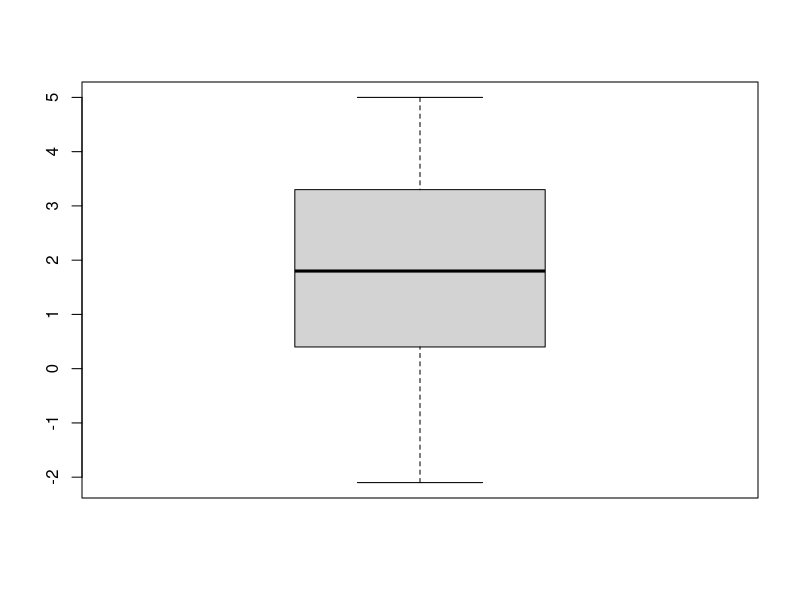
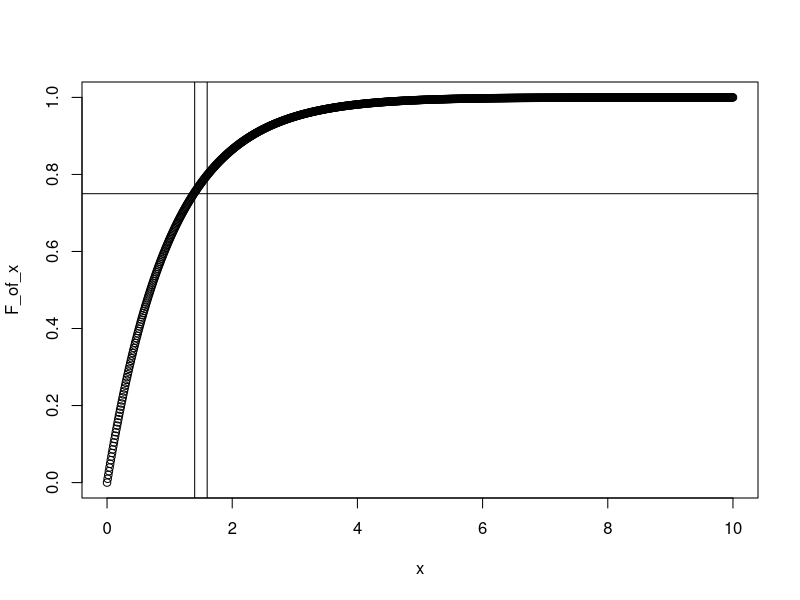

These charts were generated, in order, by the following R code:

#Saving the sample values in a vector named "s"
s=c(1.2,2.1,0.4,3.3,-2.1,4.0,-0.3,2.2,1.5,5.0)

#Checking total number of obs in "s"
length(s)


#median using the even and odd case formula (in the bottom of page 284)
median(s)


#median using the long formula 
quantile(s,0.5,type=4)

#1st Quartile
Q1=quantile(s,0.25,type=4)
Q1

#3rd Quartile
Q3=quantile(s,0.75,type=4)
Q3


IQR=Q3-Q1
IQR



#Built-in R function for drawing Boxplot
boxplot(s)






##########################################################
##### Calculating quantiles using graph               ####
##### For example, X ~ Exp(1) -> F(x) = 1 - exp(-x)   ####
##########################################################

### Even though a exponential variable can take value upto positive infinity
### But in this case 10 is big enough for our example
### That's why we took x as a sequence between 0 and 10
### To get even finer line, change the "by" value to 0.001 or 0.00001

x=seq(0,10,by=0.01)

#Calculating CDF for each of the x values
F_of_x=1-exp(-x)

#Ploting the CDF
plot(x, F_of_x)


####
#Calculating 75th percentile using the graph


#Putting a horizontal line at F_of_x = 0.075
abline(h=0.75)


#Putting a vertical line at x=1.6 (intial guess)
abline(v=1.6)

#too far! We need to pick a value smaller than 1.6

#Putting a vertical line at x=1.4
abline(v=1.4)


#This looks close enough! So Using the graph, 75th percentile for Exp(1) = 1.4 (approx.)


#Checking the built-in R funciton for calcuting quantiles.
qexp(0.75)
